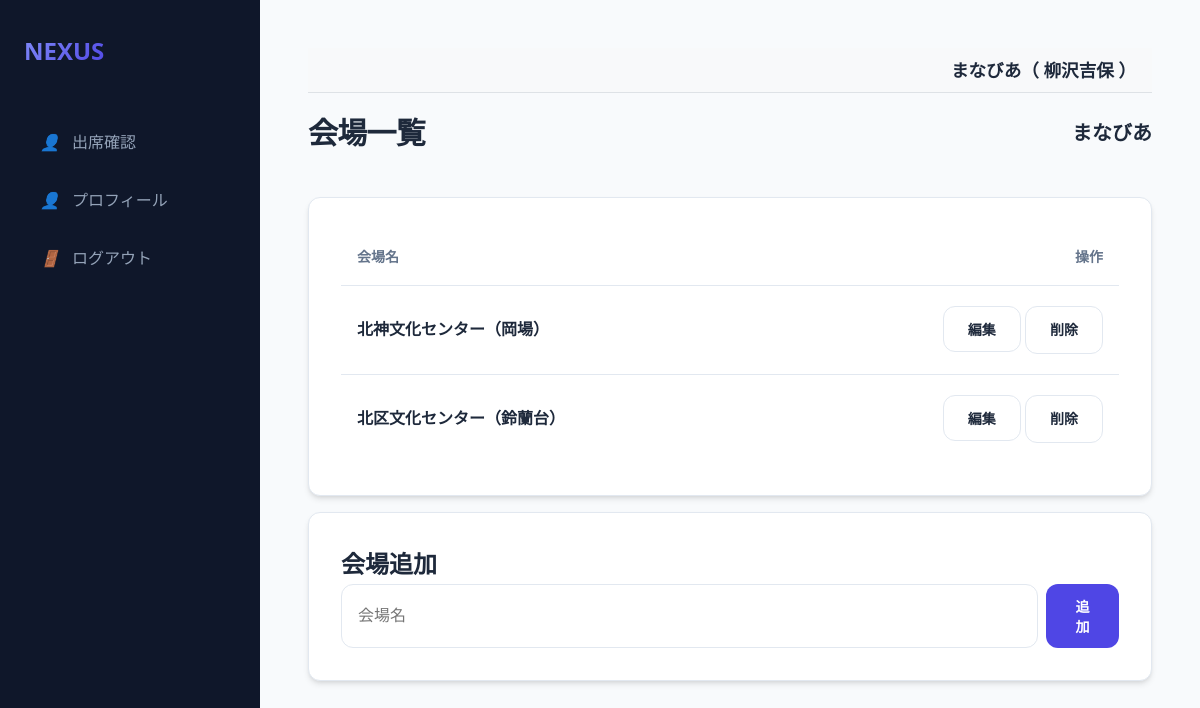
/venues (signed in), run on the app's committed database.
### models.py (models this page shows, shortened)
class Organization(db.Model):
    id = db.Column(db.Integer, primary_key=True)
    name = db.Column(db.String(100), nullable=False)

class User(db.Model):
    id = db.Column(db.Integer, primary_key=True)
    username = db.Column(db.String(50), unique=True, nullable=False)
    name = db.Column(db.String(50), nullable=True)
    password_hash = db.Column(db.String(128), nullable=False)
    is_admin = db.Column(db.Boolean, default=False)
    is_super_admin = db.Column(db.Boolean, default=False)
    is_org_admin = db.Column(db.Boolean, default=False)
    organization_id = db.Column(db.Integer, db.ForeignKey('organization.id'), nullable=True)
    organization = db.relationship('Organization', backref='users')
    teacher_record = db.relationship('Teacher', back_populates='user', uselist=False)
    student_record = db.relationship('Student', back_populates='user', uselist=False)

class Venue(db.Model):
    id = db.Column(db.Integer, primary_key=True)
    name = db.Column(db.String(100), nullable=False)
    organization_id = db.Column(db.Integer, db.ForeignKey('organization.id'), nullable=False)
    organization = db.relationship('Organization', backref='venues')

### app.py (the view)
@app.route('/venues')
@login_required
@organization_required
def venues():
    org_id = session['organization_id']
    if 'org_name' not in session:
        session['org_name'] = db.session.get(Organization, org_id).name
    venues = Venue.query.filter_by(organization_id=org_id).all()
    return render_template('venues.html', venues=venues)

### app.py (called while the page is built)
@app.after_request
def add_header(response):
    response.headers['Cache-Control'] = 'no-store, no-cache, must-revalidate, max-age=0'
    response.headers['Pragma'] = 'no-cache'
    response.headers['Expires'] = '0'
    return response

def login_required(f):
    @wraps(f)
    def decorated_function(*args, **kwargs):
        if 'user_id' not in session:
            return redirect(url_for('login'))
        return f(*args, **kwargs)
    return decorated_function

def organization_required(f):
    @wraps(f)
    def decorated_function(*args, **kwargs):
        if 'user_id' not in session:
            return redirect(url_for('login'))
        user = db.session.get(User, session['user_id'])
        session['organization_id'] = user.organization_id
        session['org_name'] = user.organization.name
        return f(*args, **kwargs)
    return decorated_function

@app.context_processor
def inject_globals():
    user = None
    group_division_enabled = False
    if 'user_id' in session:
        user = db.session.get(User, session['user_id'])
        if user and user.organization_id:
            cfg = Config.query.filter_by(key='group_division_enabled', organization_id=user.organization_id).first()
            if cfg and cfg.value == 'true':
                group_division_enabled = True
    return dict(current_user=user, group_division_enabled=group_division_enabled)

### templates/venues.html (shortened to what this page needs)
{% extends "base.html" %}
{% block content %}
<div class="header">
    <h1>会場一覧</h1>
    <h2 style="font-size: 1.25rem;">{{ session.get('org_name', '不明') }}</h2>
</div>
<div class="card">
    <div class="table-container">
        <table>
            <thead>
                <tr>
                    <th>会場名</th>
                    <th style="text-align: right;">操作</th>
                </tr>
            </thead>
            <tbody>
                {% for venue in venues %}
                <tr>
                    <td><strong>{{ venue.name }}</strong></td>
                    <td style="text-align: right;">
                        <button class="btn btn-outline" onclick="editVenue('{{ venue.id }}', '{{ venue.name }}')">編集</button>
                        <a href="{{ url_for('venue_delete', id=venue.id) }}" class="btn btn-outline btn-danger" onclick="return confirm('本当に削除しますか？')">削除</a>
                    </td>
                </tr>
                {% endfor %}
            </tbody>
        </table>
    </div>
</div>
<div class="card" style="margin-top: 1rem;">
    <h2 id="formTitle">会場追加</h2>
    <form action="{{ url_for('venue_save') }}" method="post">
        <div style="display: flex; gap: 0.5rem;">
            <input type="text" name="name" id="venueName" placeholder="会場名" required class="form-control">
            <button type="submit" class="btn btn-primary" id="btnSubmit">追加</button>
        </div>
    </form>
</div>
{% endblock %}

### templates/base.html (shortened to what this page needs)
<!DOCTYPE html>
<html lang="ja">
<head>
    <link rel="stylesheet" href="{{ url_for('static', filename='style.css') }}">
</head>
<body>
<aside class="sidebar">
    <a href="/" class="logo">
        <span>NEXUS</span>
    </a>
    <nav class="nav-links">
        {% if current_user.is_admin %}
        <a href="/events" class="nav-item {{ 'active' if request.path == '/events' }}">
            <i>📋</i> イベント管理
        </a>
        <a href="/event/select" class="nav-item {{ 'active' if request.path == '/event/select' }}">
            <i>📅</i> イベント一覧
        </a>
        <a href="/venues" class="nav-item {{ 'active' if request.path == '/venues' }}">
            <i>📍</i> 会場一覧
        </a>
        <a href="/settings" class="nav-item {{ 'active' if request.path == '/settings' }}">
            <i>⚙️</i> 設定
        </a>
        {% if group_division_enabled %}
        <a href="/groups" class="nav-item {{ 'active' if request.path == '/groups' }}">
            <i>👥</i> グループ設定
        </a>
        {% endif %}
        <a href="/prohibited_matches" class="nav-item {{ 'active' if request.path == '/prohibited_matches' }}">
            <i>🚫</i> マッチング禁止
        </a>
        {% if session.get('selected_event_name', '')|trim == '学習会' and session.get('selected_event_status', '')|trim == '実施後' %}
        <a href="/evaluation/teacher" class="nav-item {{ 'active' if request.path == '/evaluation/teacher' }}">
            <i>🧑‍🏫</i> 講師による評価
        </a>
        <a href="/evaluation/student" class="nav-item {{ 'active' if request.path == '/evaluation/student' }}">
            <i>🎓</i> 生徒の感想
        </a>
        {% else %}
        <a href="/teachers" class="nav-item {{ 'active' if request.path == '/teachers' }}">
            <i>🧑‍🏫</i> 講師一覧
        </a>
        <a href="/students" class="nav-item {{ 'active' if request.path == '/students' }}">
            <i>🎓</i> 生徒一覧
        </a>
        {% if session.get('selected_event_name', '')|trim == '学習会' and session.get('selected_event_status', '')|trim == '実施' %}
        <a href="/matching/setup" class="nav-item {{ 'active' if request.path == '/matching/setup' }}">
            <i>🔄</i> マッチング実行
        </a>
        <a href="/result" class="nav-item {{ 'active' if request.path == '/result' }}">
            <i>📊</i> マッチング結果
        </a>
        <a href="/matching/adjustment" class="nav-item {{ 'active' if request.path == '/matching/adjustment' }}">
            <i>🛠️</i> マッチング調整
        </a>
        {% endif %}
        {% endif %}
        {% if current_user.is_super_admin %}
        <a href="/users" class="nav-item {{ 'active' if request.path == '/users' }}">
            <i>⚙️</i> 管理者一覧
        </a>
        <a href="/organizations" class="nav-item {{ 'active' if request.path == '/organizations' }}">
            <i>🏢</i> 組織一覧
        </a>
        {% endif %}
        {% elif current_user.teacher_record %}
        <a href="{{ url_for('teacher_dashboard') }}" class="nav-item {{ 'active' if request.path == '/teacher/dashboard' }}">
            <i>👤</i> 出席確認
        </a>
        <a href="{{ url_for('teacher_edit', id=current_user.teacher_record.id) }}" class="nav-item {{ 'active' if request.path == url_for('teacher_edit', id=current_user.teacher_record.id) }}">
            <i>👤</i> プロフィール
        </a>
        {% endif %}
        <a href="{{ url_for('logout') }}" class="nav-item">
            <i>🚪</i> ログアウト
        </a>
    </nav>
</aside>
<main class="main-content">
    {% if current_user %}
    <div style="background-color: #f8f9fa; padding: 0.5rem 1rem; margin-bottom: 1rem; border-bottom: 1px solid #dee2e6; text-align: right; font-size: 1.1rem; font-weight: bold;">
        {{ current_user.organization.name if current_user.organization else '組織なし' }}（
        {% if current_user.name %}
            {{ current_user.name }}
        {% elif current_user.teacher_record %}
            {{ current_user.teacher_record.name }}
        {% elif current_user.student_record %}
            {{ current_user.student_record.name }}
        {% else %}
            {{ current_user.username }}
        {% endif %}
        ）
    </div>
    {% endif %}
    {% block content %}{% endblock %}
</main>
</body>
</html>

### static/style.css (style rules this page uses)
:root { --primary: #4f46e5; --primary-hover: #4338ca; --bg-main: #f8fafc; --bg-card: #ffffff; --text-main: #1e293b; --text-muted: #64748b; --border: #e2e8f0; --shadow: 0 4px 6px -1px rgb(0 0 0 / 0.1), 0 2px 4px -2px rgb(0 0 0 / 0.1); --radius: 0.75rem; --sidebar-w: 260px; }
* { margin: 0; padding: 0; box-sizing: border-box; }
body { font-family: "Segoe UI", "Hiragino Kaku Gothic ProN", "Hiragino Sans", "Meiryo", sans-serif; background-color: var(--bg-main); color: var(--text-main); line-height: 1.6; display: flex; min-height: 100vh; }
.sidebar { width: var(--sidebar-w); background-color: #0f172a; color: white; padding: 2rem 1.5rem; display: flex; flex-direction: column; position: fixed; height: 100vh; transition: all 0.3s ease; }
.logo { font-size: 1.5rem; font-weight: 800; margin-bottom: 3rem; display: flex; align-items: center; gap: 0.75rem; color: #f8fafc; text-decoration: none; }
.logo span { background: linear-gradient(135deg, #818cf8, #4f46e5); -webkit-background-clip: text; -webkit-text-fill-color: transparent; }
.nav-links { display: flex; flex-direction: column; gap: 0.5rem; }
.nav-item { padding: 0.75rem 1rem; color: #94a3b8; text-decoration: none; border-radius: var(--radius); display: flex; align-items: center; gap: 0.75rem; transition: all 0.2s; }
.main-content { margin-left: var(--sidebar-w); flex: 1; padding: 3rem; max-width: 1200px; }
.header { display: flex; justify-content: space-between; align-items: center; margin-bottom: 2.5rem; }
h1 { font-size: 1.875rem; font-weight: 700; letter-spacing: -0.025em; }
.card { background: var(--bg-card); border: 1px solid var(--border); border-radius: var(--radius); padding: 2rem; box-shadow: var(--shadow); }
.table-container { overflow-x: auto; }
table { width: 100%; border-collapse: collapse; text-align: left; }
th { padding: 1rem; border-bottom: 1px solid var(--border); font-size: 0.875rem; text-transform: uppercase; color: var(--text-muted); font-weight: 600; }
td { padding: 1.25rem 1rem; border-bottom: 1px solid var(--border); }
tr:last-child td { border-bottom: none; }
input, select, textarea { width: 100%; padding: 0.75rem 1rem; border: 1px solid var(--border); border-radius: var(--radius); font-size: 1rem; transition: border-color 0.2s; background-color: #fff; }
.btn { display: inline-flex; align-items: center; justify-content: center; padding: 0.75rem 1.5rem; font-size: 0.875rem; font-weight: 600; border-radius: var(--radius); cursor: pointer; transition: all 0.2s; text-decoration: none; border: none; gap: 0.5rem; }
.btn-primary { background-color: var(--primary); color: white; }
.btn-danger { background-color: #ef4444; color: white; }
.btn-outline { background-color: transparent; border: 1px solid var(--border); color: var(--text-main); }

### data on the page
Organization: organization "まなびあ", get "まなびあ"
User: name "柳沢吉保"
Venue: name "北神文化センター（岡場）"
Venue: name "北区文化センター（鈴蘭台）"
